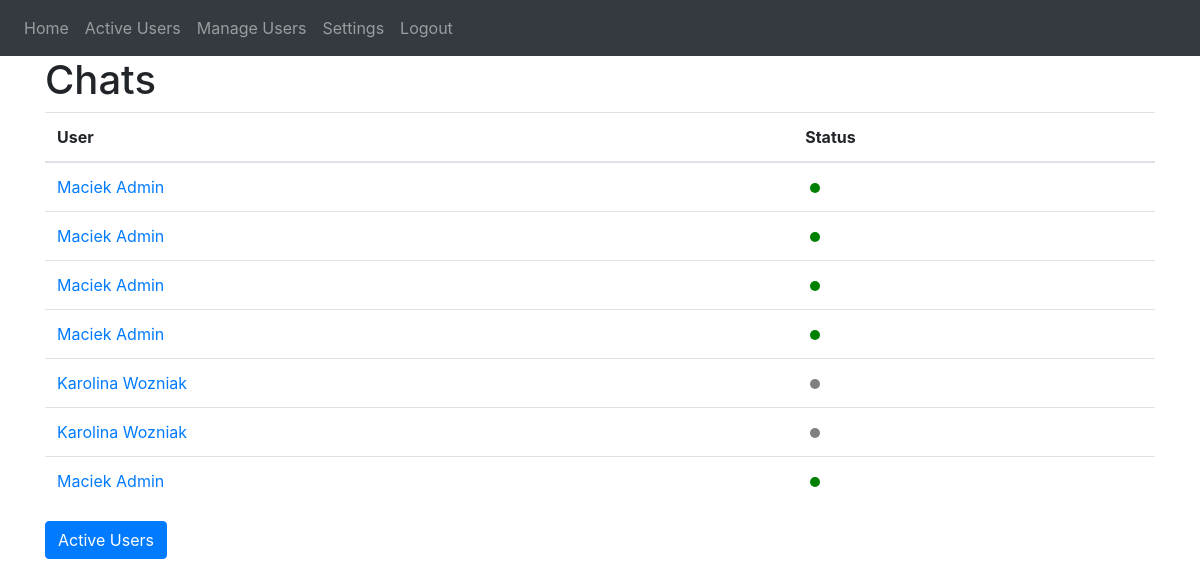
The app's page / (signed in) with its own data.
### website/models.py (models this page shows)
class Chat(db.Model):
    id = db.Column(db.Integer, primary_key=True)
    user1_id = db.Column(db.Integer, db.ForeignKey('user.id'), nullable=False)
    user2_id = db.Column(db.Integer, db.ForeignKey('user.id'), nullable=False)
    messages = db.relationship('Message', backref='chat', lazy=True)
    user1 = db.relationship('User', foreign_keys=[user1_id])
    user2 = db.relationship('User', foreign_keys=[user2_id])

class User(db.Model, UserMixin):
    id = db.Column(db.Integer, primary_key=True)
    first_name = db.Column(db.String(50), nullable=False)
    last_name = db.Column(db.String(50), nullable=False)
    email = db.Column(db.String(100), unique=True, nullable=False)
    password = db.Column(db.String(100), nullable=False)
    is_moderator = db.Column(db.Boolean, default=False)
    is_online = db.Column(db.Boolean, default=True)
    last_seen = db.Column(db.DateTime(timezone=True), default=func.now())

### website/views.py (the view)
@views.route('/', methods=['GET', 'POST'])
@login_required
def home():
    chats = Chat.query.filter((Chat.user1_id == current_user.id) | (
        Chat.user2_id == current_user.id)).all()
    def is_user_online(user):
        return user.is_online
    return render_template('home.html', user=current_user, chats=chats, is_user_online=is_user_online)

### website/__init__.py (called while the page is built)
def create_app():
    app = Flask(__name__)
    app.config['SECRET_KEY'] = 'hjshjhdjah kjshkjdhjs'
    app.config['SQLALCHEMY_DATABASE_URI'] = f'sqlite:///{DB_NAME}'
    db.init_app(app)
    socketio.init_app(app)
    from .views import views
    from .auth import auth
    app.register_blueprint(views, url_prefix='/')
    app.register_blueprint(auth, url_prefix='/')
    from .models import User
    with app.app_context():
        db.create_all()
    login_manager = LoginManager()
    login_manager.login_view = 'auth.login'
    login_manager.init_app(app)
    @login_manager.user_loader
    def load_user(id):
        return User.query.get(int(id))
    return app

### website/views.py (called while the page is built)
@views.before_request
@login_required
def update_last_seen():
    user = User.query.filter_by(id=current_user.id).first()
    if user:
        user.is_online = True
        user.last_seen = datetime.now()
        db.session.commit()

@views.before_request
@login_required
def update_is_user_online():
    users = User.query.all()
    for user in users:
        if user.is_online:
            time_since_activity = (
                datetime.now() - user.last_seen).seconds / 60
            print(
                f"{user.first_name} {user.last_name} last seen: {time_since_activity}")
            if time_since_activity >= 10:
                user.is_online = False
                db.session.commit()

### website/templates/home.html
{% extends "base.html" %} {% block title %}Home{% endblock %} {% block content
%}
<h1>Chats</h1>
<table class="table">
	<thead>
		<tr>
			<th>User</th>
			<th>Status</th>
		</tr>
	</thead>
	<tbody>
		{% for chat in chats %}
		<tr>
			<td>
				<a href="{{ url_for('views.chat', chat_id=chat.id) }}">
					{% if chat.user1_id == current_user.id %}
						{{ chat.user2.first_name }}
						{{ chat.user2.last_name }}
					{% else %}
						{{ chat.user1.first_name }}
						{{ chat.user1.last_name }}
					{%	endif %}
				</a>
			</td>
			<td>
				{% if chat.user1_id == current_user.id %}
					{% if is_user_online(chat.user2) %}
					<span class="dot dot-green"></span>
					{% else %}
					<span class="dot dot-gray"></span>
					{% endif %}
				{% else %}
					{% if is_user_online(chat.user1) %}
					<span class="dot dot-green"></span>
					{% else %}
					<span class="dot dot-gray"></span>
					{% endif %}
				{%	endif %}
			</td>
		</tr>
		{% endfor %}
	</tbody>
</table>
<a href="{{ url_for('views.active') }}" class="btn btn-primary">Active Users</a>
{% endblock %}

### website/static/css/style.css (style rules this page uses)
.dot { height: 10px; width: 10px; border-radius: 50%; display: inline-block; margin-left: 5px; }
.dot-green { background-color: green; }
.dot-gray { background-color: gray; }

### records on screen
Chat: user2.first_name "Maciek", user2.last_name "Admin"
Chat: user2.first_name "Maciek", user2.last_name "Admin"
Chat: user2.first_name "Maciek", user2.last_name "Admin"
Chat: user2.first_name "Maciek", user2.last_name "Admin"
Chat: user2.first_name "Karolina", user2.last_name "Wozniak"
Chat: user2.first_name "Karolina", user2.last_name "Wozniak"
Chat: user2.first_name "Maciek", user2.last_name "Admin"
